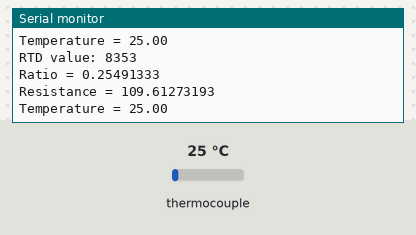
Recording of a sketch running on a simulated Arduino Uno, built with avr-gcc and run on an emulated ATmega328P. On the bench: the last lines printed to the serial monitor. Inputs (shaded band) come from the test bench; at power-on: thermocouple 25 °C.

Above: at 1.2 s.
1.3 s: thermocouple set to 6 °C
At 1.96 s:
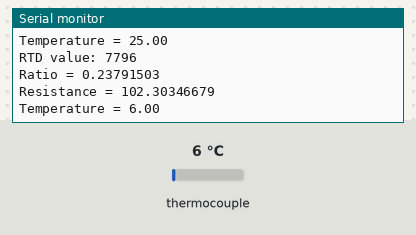
2.8 s: thermocouple set to 75 °C
At 3.53 s:
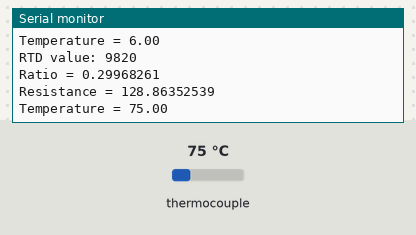
Timing chart, 0 to 5.8 s (numbered marks = the images above; inputs shaded):
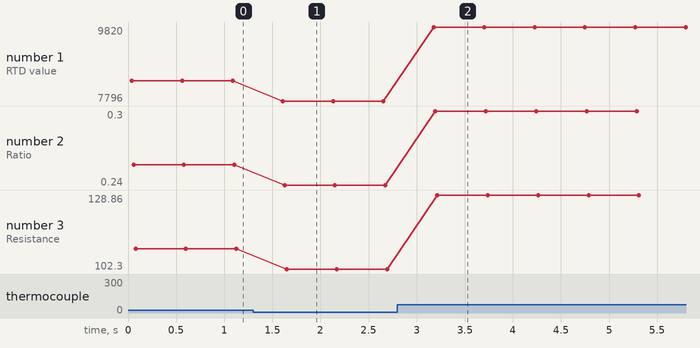

Measured:
- after the input at 1.3 s, the serial monitor: prints a new line after 0.31 s (image 1)
- after the input at 2.8 s, the serial monitor: prints a new line after 0.38 s (image 2)
- plotted number 1: 8353 → 7796 after the input at 1.3 s, 7796 → 9820 after the input at 2.8 s
- plotted number 2: 0.25 → 0.24 after the input at 1.3 s, 0.24 → 0.3 after the input at 2.8 s
- plotted number 3: 109.61 → 102.3 after the input at 1.3 s, 102.3 → 128.86 after the input at 2.8 s

The sketch:

rtd_pt100.ino
```cpp
#include <Adafruit_MAX31865.h>

// Use software SPI: CS, DI, DO, CLK
Adafruit_MAX31865 thermo = Adafruit_MAX31865(10, 11, 12, 13);
// use hardware SPI, just pass in the CS pin
//Adafruit_MAX31865 thermo = Adafruit_MAX31865(10);

// The value of the Rref resistor. Use 430.0 for PT100 and 4300.0 for PT1000
#define RREF      430.0
// The 'nominal' 0-degrees-C resistance of the sensor
// 100.0 for PT100, 1000.0 for PT1000
#define RNOMINAL  100.0

void setup() {
  Serial.begin(9600);
  Serial.println("Adafruit MAX31865 PT100 Sensor Test!");

  thermo.begin(MAX31865_2WIRE);  // set to 2WIRE or 4WIRE as necessary
}


void loop() {
  uint16_t rtd = thermo.readRTD();

  Serial.print("RTD value: "); Serial.println(rtd);
  float ratio = rtd;
  ratio /= 32768;
  Serial.print("Ratio = "); Serial.println(ratio,8);
  Serial.print("Resistance = "); Serial.println(RREF*ratio,8);
  Serial.print("Temperature = "); Serial.println(thermo.temperature(RNOMINAL, RREF));

  // Check and print any faults
  uint8_t fault = thermo.readFault();
  if (fault) {
    Serial.print("Fault 0x"); Serial.println(fault, HEX);
    if (fault & MAX31865_FAULT_HIGHTHRESH) {
      Serial.println("RTD High Threshold");
    }
    if (fault & MAX31865_FAULT_LOWTHRESH) {
      Serial.println("RTD Low Threshold");
    }
    if (fault & MAX31865_FAULT_REFINLOW) {
      Serial.println("REFIN- > 0.85 x Bias");
    }
    if (fault & MAX31865_FAULT_REFINHIGH) {
      Serial.println("REFIN- < 0.85 x Bias - FORCE- open");
    }
    if (fault & MAX31865_FAULT_RTDINLOW) {
      Serial.println("RTDIN- < 0.85 x Bias - FORCE- open");
    }
    if (fault & MAX31865_FAULT_OVUV) {
      Serial.println("Under/Over voltage");
    }
    thermo.clearFault();
  }
  Serial.println();
  delay(500);
}
```
